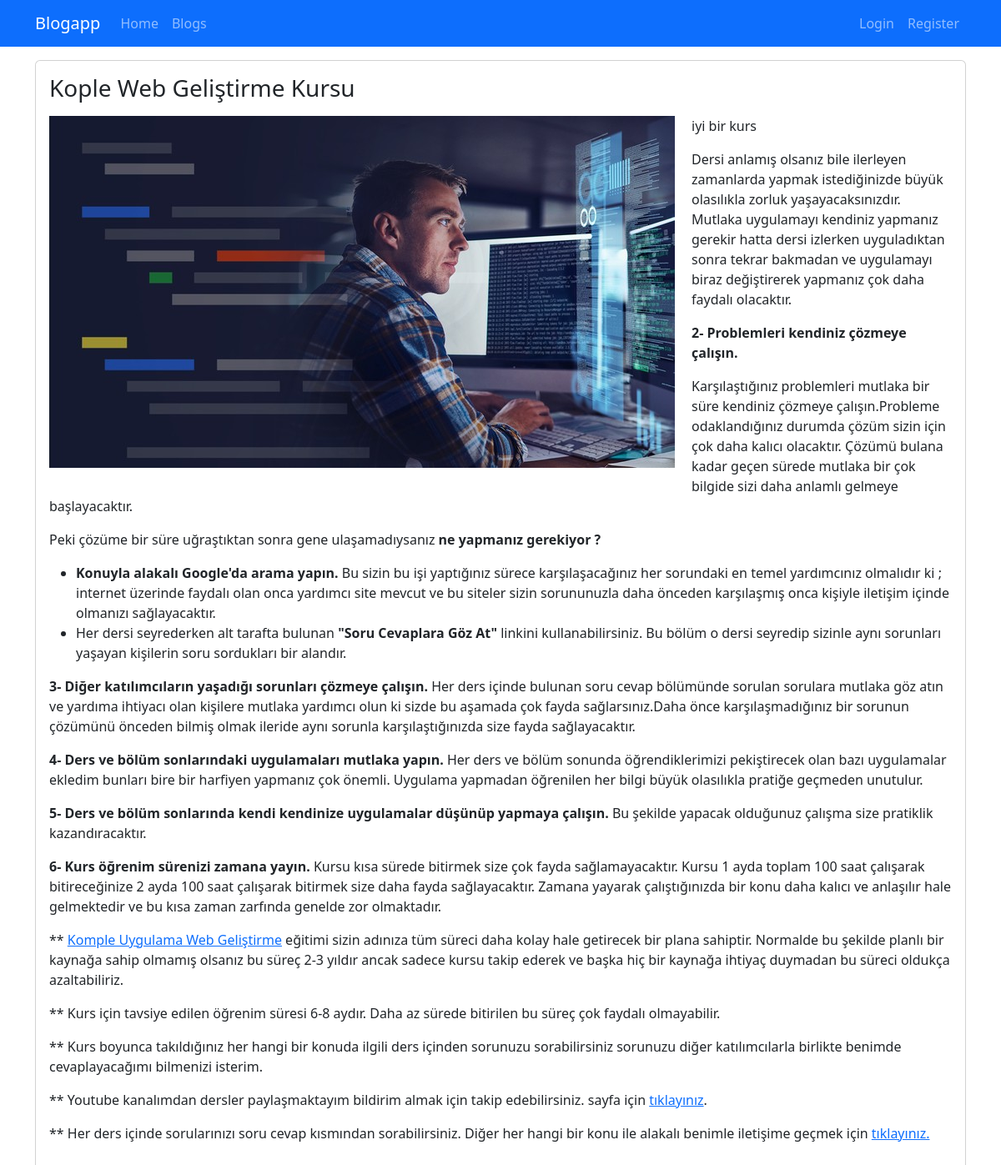
Screenshot of /blogs/kople-web-gelistirme-kursu with the database file from the repository.
### blog/models.py (models this page shows, shortened)
class Blog(models.Model):
    title = models.CharField(max_length=200)
    image = models.ImageField(upload_to="blogs")
    description = RichTextField()
    is_active = models.BooleanField(default=False)
    is_home = models.BooleanField(default=False)
    slug = models.SlugField(max_length=200, null=False, blank=True, unique=True, db_index=True, editable=False)
    categories = models.ManyToManyField(Category, blank=True)

### blog/views.py (the view)
# urls.py: path("blogs/<slug:slug>", views.blog_details, name="blog_details"),
def blog_details(request, slug):
   blog = Blog.objects.get(slug=slug)
   return render(request, "blog/blog-details.html", {
        "blog": blog
    })

### blog/templates/blog/blog-details.html (shortened to what this page needs)
{% extends "base.html" %}
{% load static %}
{% block content %}
 <div class="container mt-3">
    <div class="row">
        <div class="col-12">
            <div class="card mb-3">
                <div class="row">
                    <div class="col-md-12">
                        <div class="card-body">
                            <h1 class="card-title h3 mb-3">
                               {{blog.title|title }}
                            </h1>
                            <img src="{{blog.image.url}}" alt="" class="img-fluid" style="float:left; margin-right:20px;
                            margin-bottom: 20px;">
                            <p class="card-text">{{blog.description|safe }}</p>
                        </div>
                    </div>
                 </div>
            </div>
        </div>
    </div>
</div>
{% endblock %}

### rows the page displays
Blog: title "Kople Web Geliştirme Kursu", image (picture), description "iyi bir kurs Dersi anlamış olsanız bile ilerleyen zamanlarda yapmak istediğinizde büyük olasılıkla zorluk yaşayacaksınızdır. Mutlaka uygulamayı kendiniz yapmanız gerekir hatta dersi izlerken uyguladıktan sonra tekrar bakmadan ve uygulamayı biraz değiştirerek yapmanız çok daha faydalı olacaktır. 2- Problemleri kendiniz çözmeye çalışın. Karşılaştığınız problemleri mutlaka bir süre kendiniz çözmeye çalışın.Probleme odaklandığınız durumda çözüm sizin için çok daha kalıcı olacaktır. Çözümü bulana kadar geçen sürede mutlaka bir çok bilgide sizi daha anlamlı gelmeye başlayacaktır. Peki çözüme bir süre uğraştıktan sonra gene ulaşamadıysanız ne yapmanız gerekiyor ? Konuyla alakalı Google'da arama…"
